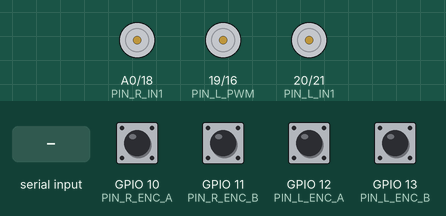
Recording of a sketch running on a simulated ESP8266 (NodeMCU). On the bench: motor-driver pin pairs drawn as motors (green arrow = first pin HIGH = forward, orange = second pin HIGH = backward, longer = more drive). The inputs (shaded band) are chosen by the test bench; at power-on: GPIO 10 (PIN_R_ENC_A), GPIO 11 (PIN_R_ENC_B), GPIO 12 (PIN_L_ENC_A), GPIO 13 (PIN_L_ENC_B) HIGH. What the sketch prints to the serial monitor is not drawn.

Above: at 1.2 s.
1.3 s: "r90\n" received over Serial
At 1.55 s:
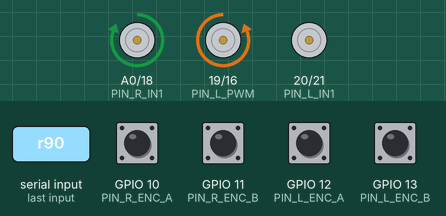
3.3 s: "l90\n" received over Serial
At 3.7 s:
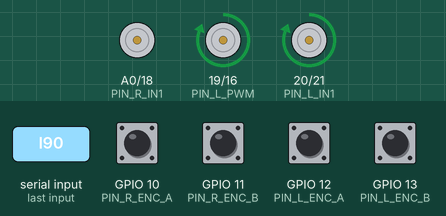
Timing chart, 0 to 6.3 s (numbered marks = the images above; inputs shaded):
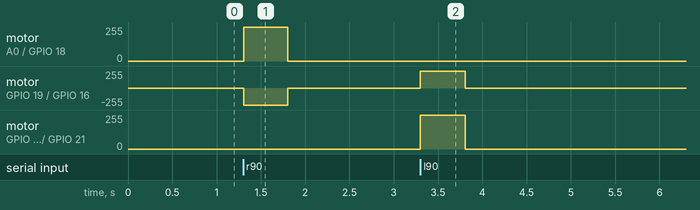

Measured:
- after the input at 1.3 s, motor on A0 (PIN_R_IN1) / GPIO 18 (PIN_R_IN2): stopped → forward 255/255 at once, → stopped 0.49 s later; motor on GPIO 19 (PIN_L_PWM) / GPIO 16 (PIN_R_PWM): stopped → backward 255/255 at once, → stopped 0.49 s later
- after the input at 3.3 s, motor on GPIO 19 (PIN_L_PWM) / GPIO 16 (PIN_R_PWM), motor on GPIO 20 (PIN_L_IN1) / GPIO 21 (PIN_L_IN2): stopped → forward 255/255 at once, → stopped 0.50 s later

The sketch:

burgerbot_pico.ino
```cpp
/*
 * burgerbot motor controller -- Raspberry Pi Pico (RP2040)
 * ========================================================
 *
 * Closes a velocity loop on both drive wheels and talks to the Pi over USB
 * CDC. The Pi runs ros2_control; this board runs the only thing that genuinely
 * needs hard real time.
 *
 * Build: Arduino IDE with the earlephilhower "Raspberry Pi Pico/RP2040" core.
 *   Board: Raspberry Pi Pico
 *   Then hold BOOTSEL, plug in, and Upload. Afterwards it appears on the Pi as
 *   /dev/ttyACM0 (an Arduino would have been /dev/ttyUSB0 -- see the udev rule
 *   in the repo README).
 *
 * !!! 3.3 V LOGIC !!!
 * The Pico is a 3.3 V part and its GPIOs are NOT 5 V tolerant, unlike the
 * Arduino Uno this design came from. Before powering anything up:
 *   - Encoder outputs must be 3.3 V. Many geared motors ship with 5 V hall
 *     encoders; those need a level shifter or a divider on A and B, or they
 *     will damage the Pico.
 *   - L298N / TB6612 inputs are fine driven at 3.3 V.
 *   - Never back-feed motor supply into VSYS without a diode.
 *
 * Serial protocol (unchanged from the course, so its debugging still applies,
 * and readable in any serial monitor):
 *
 *   Pi  -> Pico   "r<s>NN.NN,l<s>NN.NN,"   target wheel speed, rad/s
 *   Pico -> Pi    "r<s>NN.NN,l<s>NN.NN,"   measured wheel speed, rad/s
 *
 * where <s> is 'p' or 'n' for sign. ~30 bytes at 50 Hz is nothing for USB CDC.
 *
 * Differences from the Arduino original, all deliberate:
 *   - Full 4x quadrature decode on both channels and both edges, giving four
 *     times the resolution and immunity to the direction glitches you get from
 *     sampling phase B inside a single-edge interrupt.
 *   - Signed velocity into the PID. The original fed it |velocity|, so the
 *     controller could not tell forward from reverse and fought itself the
 *     moment a wheel was commanded to change direction.
 *   - 100 Hz control loop instead of 10 Hz.
 *   - A command timeout. If the Pi stops talking -- crash, unplugged cable,
 *     killed node -- the motors stop. The original would happily keep driving
 *     into a wall forever.
 */

#include <Arduino.h>

// ---------------------------------------------------------------- pins ----
// Motor driver (L298N-style: one PWM + two direction lines per channel).
const uint8_t PIN_R_PWM = 16;
const uint8_t PIN_R_IN1 = 17;
const uint8_t PIN_R_IN2 = 18;
const uint8_t PIN_L_PWM = 19;
const uint8_t PIN_L_IN1 = 20;
const uint8_t PIN_L_IN2 = 21;

// Quadrature encoders. Both channels are interrupt sources.
const uint8_t PIN_R_ENC_A = 10;
const uint8_t PIN_R_ENC_B = 11;
const uint8_t PIN_L_ENC_A = 12;
const uint8_t PIN_L_ENC_B = 13;

// ------------------------------------------------------------ calibrate ----
// Counts per output-shaft revolution with 4x decoding.
//
// CALIBRATE THIS. Mark a wheel, turn it exactly ten revolutions by hand, and
// read the reported position; divide by ten. Everything downstream -- odometry,
// the EKF, AMCL, the costmap -- inherits any error here, and a wheel constant
// that is 5% wrong will send the robot in a slow curve when told to go
// straight. The default is the course's 385 single-edge counts x 4.
const float ENCODER_TICKS_PER_REV = 1540.0f;

// Flip if a wheel reports negative speed when driven forward.
const int8_t R_ENCODER_SIGN = +1;
const int8_t L_ENCODER_SIGN = +1;
// Flip if a wheel physically spins backwards on a positive command.
const int8_t R_MOTOR_SIGN = +1;
const int8_t L_MOTOR_SIGN = +1;

const uint32_t CONTROL_PERIOD_US = 10000;  // 100 Hz
const uint32_t REPORT_PERIOD_US = 20000;   // 50 Hz upstream

// Stop if the Pi goes quiet for this long.
const uint32_t COMMAND_TIMEOUT_US = 500000;  // 0.5 s

// Below this the wheel cannot turn at all; holding integral here just winds up.
const float MIN_COMMAND_RAD_S = 0.05f;

const int PWM_MAX = 255;

// ------------------------------------------------------------- encoders ----
// Written from ISRs, read from the loop.
volatile int32_t r_ticks = 0;
volatile int32_t l_ticks = 0;
volatile uint8_t r_state = 0;
volatile uint8_t l_state = 0;

// Full quadrature state table indexed by (previous << 2) | current, where each
// state is (A << 1) | B. Values are the tick delta; 0 entries are no-change,
// and the 2s are impossible double transitions that mean a missed edge -- they
// are counted as 0 rather than guessed at.
const int8_t QUAD_TABLE[16] = {
  0, +1, -1, 0,
  -1, 0, 0, +1,
  +1, 0, 0, -1,
  0, -1, +1, 0
};

static inline uint8_t readState(uint8_t pinA, uint8_t pinB) {
  return (uint8_t)((digitalRead(pinA) << 1) | digitalRead(pinB));
}

void rightEncoderISR() {
  uint8_t s = readState(PIN_R_ENC_A, PIN_R_ENC_B);
  r_ticks += QUAD_TABLE[(r_state << 2) | s];
  r_state = s;
}

void leftEncoderISR() {
  uint8_t s = readState(PIN_L_ENC_A, PIN_L_ENC_B);
  l_ticks += QUAD_TABLE[(l_state << 2) | s];
  l_state = s;
}

// ------------------------------------------------------------------ PID ----
struct Pid {
  float kp, ki, kd;
  float integral = 0.0f;
  float prev_error = 0.0f;

  float update(float setpoint, float measured, float dt) {
    const float error = setpoint - measured;
    const float derivative = (dt > 1e-6f) ? (error - prev_error) / dt : 0.0f;
    prev_error = error;

    float unclamped = kp * error + ki * (integral + error * dt) + kd * derivative;

    // Conditional integration: only accumulate when the output is not already
    // saturated, or when integrating would pull it back into range. Without
    // this the integral charges up during any sustained saturation -- stalled
    // wheel, steep carpet -- and the motor then overshoots wildly when it
    // finally frees. This is the fix the PID_v1 default arrangement lacks.
    const bool saturated = (unclamped > PWM_MAX) || (unclamped < -PWM_MAX);
    const bool winding_down = (unclamped > 0.0f) != (error > 0.0f);
    if (!saturated || winding_down) {
      integral += error * dt;
    }

    float out = kp * error + ki * integral + kd * derivative;
    return constrain(out, (float)-PWM_MAX, (float)PWM_MAX);
  }

  void reset() {
    integral = 0.0f;
    prev_error = 0.0f;
  }
};

// Starting point from the course's tuning. Expect to retune: the Pico's loop
// is ten times faster, so the same gains behave differently.
Pid right_pid{ 11.5f, 7.5f, 0.10f };
Pid left_pid{ 12.8f, 8.3f, 0.10f };

// -------------------------------------------------------------- command ----
float r_cmd_vel = 0.0f;  // rad/s, signed
float l_cmd_vel = 0.0f;
float r_meas_vel = 0.0f;
float l_meas_vel = 0.0f;

uint32_t last_command_us = 0;
uint32_t last_control_us = 0;
uint32_t last_report_us = 0;
int32_t r_ticks_prev = 0;
int32_t l_ticks_prev = 0;

// Incremental parser for "r<s>NN.NN,l<s>NN.NN,".
char parse_field[12];
uint8_t parse_len = 0;
char parse_wheel = 0;
int8_t parse_sign = 1;

void applyMotor(uint8_t pwm_pin, uint8_t in1, uint8_t in2, int8_t motor_sign, float output) {
  const float signed_out = output * motor_sign;
  const int magnitude = (int)constrain(fabsf(signed_out), 0.0f, (float)PWM_MAX);

  if (magnitude == 0) {
    // Both low = coast. Braking on every zero command makes the robot jerk at
    // the end of each path segment, which the navigation stack then has to
    // fight.
    digitalWrite(in1, LOW);
    digitalWrite(in2, LOW);
    analogWrite(pwm_pin, 0);
    return;
  }
  digitalWrite(in1, signed_out >= 0.0f ? HIGH : LOW);
  digitalWrite(in2, signed_out >= 0.0f ? LOW : HIGH);
  analogWrite(pwm_pin, magnitude);
}

void handleChar(char c) {
  if (c == 'r' || c == 'l') {
    parse_wheel = c;
    parse_len = 0;
    parse_sign = 1;
  } else if (c == 'p') {
    parse_sign = 1;
  } else if (c == 'n') {
    parse_sign = -1;
  } else if (c == ',' || c == '\n' || c == '\r') {
    if (parse_wheel && parse_len > 0) {
      parse_field[parse_len] = '\0';
      const float value = parse_sign * atof(parse_field);
      if (parse_wheel == 'r') {
        r_cmd_vel = value;
      } else {
        l_cmd_vel = value;
      }
      last_command_us = micros();
    }
    parse_wheel = 0;
    parse_len = 0;
  } else if ((c >= '0' && c <= '9') || c == '.') {
    if (parse_len < sizeof(parse_field) - 1) {
      parse_field[parse_len++] = c;
    }
  }
  // Anything else is noise; drop it rather than corrupting the field.
}

void reportVelocities() {
  // Magnitude plus an explicit sign character, matching what the Pi's
  // BurgerbotInterface parses.
  char buf[48];
  snprintf(buf, sizeof(buf), "r%c%05.2f,l%c%05.2f,",
           r_meas_vel >= 0.0f ? 'p' : 'n', (double)fabsf(r_meas_vel),
           l_meas_vel >= 0.0f ? 'p' : 'n', (double)fabsf(l_meas_vel));
  Serial.println(buf);
}

void setup() {
  pinMode(PIN_R_PWM, OUTPUT);
  pinMode(PIN_R_IN1, OUTPUT);
  pinMode(PIN_R_IN2, OUTPUT);
  pinMode(PIN_L_PWM, OUTPUT);
  pinMode(PIN_L_IN1, OUTPUT);
  pinMode(PIN_L_IN2, OUTPUT);
  applyMotor(PIN_R_PWM, PIN_R_IN1, PIN_R_IN2, R_MOTOR_SIGN, 0.0f);
  applyMotor(PIN_L_PWM, PIN_L_IN1, PIN_L_IN2, L_MOTOR_SIGN, 0.0f);

  // 20 kHz keeps the PWM whine out of the audible band. The default ~500 Hz
  // makes a small robot sing loudly enough to be genuinely annoying indoors.
  analogWriteFreq(20000);
  analogWriteRange(PWM_MAX);

  // INPUT_PULLUP suits open-collector hall encoders and is harmless for
  // push-pull ones.
  pinMode(PIN_R_ENC_A, INPUT_PULLUP);
  pinMode(PIN_R_ENC_B, INPUT_PULLUP);
  pinMode(PIN_L_ENC_A, INPUT_PULLUP);
  pinMode(PIN_L_ENC_B, INPUT_PULLUP);

  r_state = readState(PIN_R_ENC_A, PIN_R_ENC_B);
  l_state = readState(PIN_L_ENC_A, PIN_L_ENC_B);

  attachInterrupt(digitalPinToInterrupt(PIN_R_ENC_A), rightEncoderISR, CHANGE);
  attachInterrupt(digitalPinToInterrupt(PIN_R_ENC_B), rightEncoderISR, CHANGE);
  attachInterrupt(digitalPinToInterrupt(PIN_L_ENC_A), leftEncoderISR, CHANGE);
  attachInterrupt(digitalPinToInterrupt(PIN_L_ENC_B), leftEncoderISR, CHANGE);

  Serial.begin(115200);  // Rate is nominal on USB CDC.

  const uint32_t now = micros();
  last_control_us = now;
  last_report_us = now;
  last_command_us = now;
}

void loop() {
  while (Serial.available()) {
    handleChar((char)Serial.read());
  }

  const uint32_t now = micros();
  if ((uint32_t)(now - last_control_us) < CONTROL_PERIOD_US) {
    return;
  }
  const float dt = (now - last_control_us) * 1e-6f;
  last_control_us = now;

  // Snapshot the ISR counters. 32-bit reads are not atomic against an
  // interrupt on Cortex-M0+, so guard them.
  noInterrupts();
  const int32_t r_now = r_ticks;
  const int32_t l_now = l_ticks;
  interrupts();

  const int32_t r_delta = r_now - r_ticks_prev;
  const int32_t l_delta = l_now - l_ticks_prev;
  r_ticks_prev = r_now;
  l_ticks_prev = l_now;

  const float rad_per_tick = TWO_PI / ENCODER_TICKS_PER_REV;
  const float r_raw = R_ENCODER_SIGN * r_delta * rad_per_tick / dt;
  const float l_raw = L_ENCODER_SIGN * l_delta * rad_per_tick / dt;

  // Light low-pass. Tick quantisation makes raw velocity noisy at low speed,
  // and that noise goes straight into the D term.
  const float alpha = 0.30f;
  r_meas_vel += alpha * (r_raw - r_meas_vel);
  l_meas_vel += alpha * (l_raw - l_meas_vel);

  const bool stale = (uint32_t)(now - last_command_us) > COMMAND_TIMEOUT_US;
  if (stale) {
    r_cmd_vel = 0.0f;
    l_cmd_vel = 0.0f;
  }

  float r_out, l_out;
  if (fabsf(r_cmd_vel) < MIN_COMMAND_RAD_S) {
    right_pid.reset();
    r_out = 0.0f;
  } else {
    r_out = right_pid.update(r_cmd_vel, r_meas_vel, dt);
  }
  if (fabsf(l_cmd_vel) < MIN_COMMAND_RAD_S) {
    left_pid.reset();
    l_out = 0.0f;
  } else {
    l_out = left_pid.update(l_cmd_vel, l_meas_vel, dt);
  }

  applyMotor(PIN_R_PWM, PIN_R_IN1, PIN_R_IN2, R_MOTOR_SIGN, r_out);
  applyMotor(PIN_L_PWM, PIN_L_IN1, PIN_L_IN2, L_MOTOR_SIGN, l_out);

  if ((uint32_t)(now - last_report_us) >= REPORT_PERIOD_US) {
    last_report_us = now;
    reportVelocities();
  }
}
```
